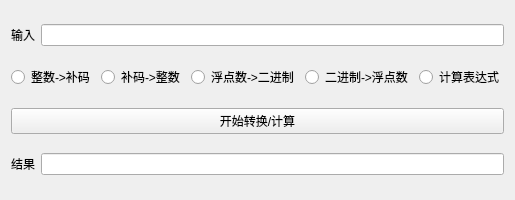
<?xml version="1.0" encoding="UTF-8"?>
<ui version="4.0">
 <class>ConvertWindow</class>
 <widget class="QWidget" name="ConvertWindow">
  <property name="geometry">
   <rect>
    <x>0</x>
    <y>0</y>
    <width>400</width>
    <height>200</height>
   </rect>
  </property>
  <property name="maximumSize">
   <size>
    <width>400</width>
    <height>200</height>
   </size>
  </property>
  <property name="windowTitle">
   <string>转换</string>
  </property>
  <property name="windowIcon">
   <iconset resource="images.qrc">
    <normaloff>:/images/images/convert.png</normaloff>:/images/images/convert.png</iconset>
  </property>
  <layout class="QGridLayout" name="gridLayout">
   <item row="0" column="0">
    <layout class="QHBoxLayout" name="horizontalLayout">
     <item>
      <widget class="QLabel" name="label_input">
       <property name="text">
        <string>输入</string>
       </property>
      </widget>
     </item>
     <item>
      <widget class="QLineEdit" name="inputText"/>
     </item>
    </layout>
   </item>
   <item row="1" column="0">
    <layout class="QHBoxLayout" name="horizontalLayout_3">
     <item>
      <widget class="QRadioButton" name="radioButton_1">
       <property name="text">
        <string>整数-&gt;补码</string>
       </property>
      </widget>
     </item>
     <item>
      <widget class="QRadioButton" name="radioButton_2">
       <property name="text">
        <string>补码-&gt;整数</string>
       </property>
      </widget>
     </item>
     <item>
      <widget class="QRadioButton" name="radioButton_3">
       <property name="text">
        <string>浮点数-&gt;二进制</string>
       </property>
      </widget>
     </item>
     <item>
      <widget class="QRadioButton" name="radioButton_4">
       <property name="text">
        <string>二进制-&gt;浮点数</string>
       </property>
      </widget>
     </item>
     <item>
      <widget class="QRadioButton" name="radioButton_5">
       <property name="text">
        <string>计算表达式</string>
       </property>
      </widget>
     </item>
    </layout>
   </item>
   <item row="2" column="0">
    <widget class="QPushButton" name="startButton">
     <property name="text">
      <string>开始转换/计算</string>
     </property>
    </widget>
   </item>
   <item row="3" column="0">
    <layout class="QHBoxLayout" name="horizontalLayout_2">
     <item>
      <widget class="QLabel" name="label_output">
       <property name="text">
        <string>结果</string>
       </property>
      </widget>
     </item>
     <item>
      <widget class="QLineEdit" name="outputText"/>
     </item>
    </layout>
   </item>
  </layout>
 </widget>
 <layoutdefault spacing="6" margin="11"/>
 <resources>
  <include location="images.qrc"/>
 </resources>
 <connections/>
</ui>
